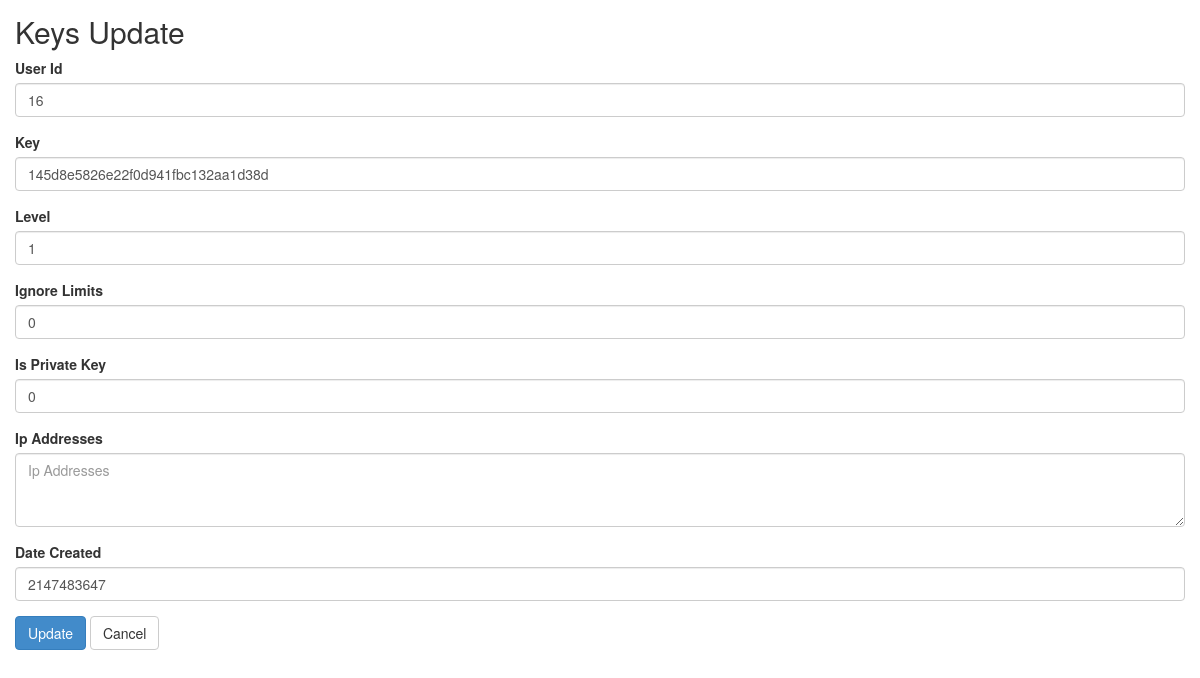
Screenshot of /index.php/keys/update/6 with the database file from the repository.
### tables this page shows
CREATE TABLE `keys` (
  `id` int(11) NOT NULL,
  `user_id` int(11) NOT NULL,
  `key` varchar(40) NOT NULL,
  `level` int(2) NOT NULL DEFAULT 1,
  `ignore_limits` tinyint(1) NOT NULL DEFAULT 0,
  `is_private_key` tinyint(1) NOT NULL DEFAULT 0,
  `ip_addresses` text DEFAULT NULL,
  `date_created` int(11) NOT NULL DEFAULT current_timestamp()
);

### application/controllers/Keys.php (called while the page is built, shortened)
<?php
class Keys extends CI_Controller
{
    function __construct()
    {
        $this->load->model('Keys_model');
        $this->load->library('form_validation');
    }
    public function update($id)
    {
        $row = $this->Keys_model->get_by_id($id);
        if ($row) {
            $data = array(
                'button' => 'Update',
                'action' => site_url('keys/update_action'),
		'id' => set_value('id', $row->id),
		'user_id' => set_value('user_id', $row->user_id),
		'key' => set_value('key', $row->key),
		'level' => set_value('level', $row->level),
		'ignore_limits' => set_value('ignore_limits', $row->ignore_limits),
		'is_private_key' => set_value('is_private_key', $row->is_private_key),
		'ip_addresses' => set_value('ip_addresses', $row->ip_addresses),
		'date_created' => set_value('date_created', $row->date_created),
	    );
            $this->load->view('keys/keys_form', $data);
        } else {
            $this->session->set_flashdata('message', 'Record Not Found');
            redirect(site_url('keys'));
        }
    }
}

### index.php (called while the page is built, shortened)
<?php
require_once BASEPATH.'core/CodeIgniter.php';

### application/models/Keys_model.php (called while the page is built, shortened)
<?php
class Keys_model extends CI_Model
{
    public $table = 'keys';
    public $id = 'id';
    function get_by_id($id)
    {
        $this->db->where($this->id, $id);
        return $this->db->get($this->table)->row();
    }
}

### application/views/keys/keys_form.php (the view, shortened to what this page needs)
<!doctype html>
<html>
    <head>
        <link rel="stylesheet" href="<?php echo base_url('assets/bootstrap/css/bootstrap.min.css') ?>"/>
    </head>
    <body>
        <h2 style="margin-top:0px">Keys <?php echo $button ?></h2>
        <form action="<?php echo $action; ?>" method="post">
	    <div class="form-group">
            <label for="int">User Id <?php echo form_error('user_id') ?></label>
            <input type="text" class="form-control" name="user_id" id="user_id" placeholder="User Id" value="<?php echo $user_id; ?>" />
        </div>
	    <div class="form-group">
            <label for="varchar">Key <?php echo form_error('key') ?></label>
            <input type="text" class="form-control" name="key" id="key" placeholder="Key" value="<?php echo $key; ?>" />
        </div>
	    <div class="form-group">
            <label for="int">Level <?php echo form_error('level') ?></label>
            <input type="text" class="form-control" name="level" id="level" placeholder="Level" value="<?php echo $level; ?>" />
        </div>
	    <div class="form-group">
            <label for="tinyint">Ignore Limits <?php echo form_error('ignore_limits') ?></label>
            <input type="text" class="form-control" name="ignore_limits" id="ignore_limits" placeholder="Ignore Limits" value="<?php echo $ignore_limits; ?>" />
        </div>
	    <div class="form-group">
            <label for="tinyint">Is Private Key <?php echo form_error('is_private_key') ?></label>
            <input type="text" class="form-control" name="is_private_key" id="is_private_key" placeholder="Is Private Key" value="<?php echo $is_private_key; ?>" />
        </div>
	    <div class="form-group">
            <label for="ip_addresses">Ip Addresses <?php echo form_error('ip_addresses') ?></label>
            <textarea class="form-control" rows="3" name="ip_addresses" id="ip_addresses" placeholder="Ip Addresses"><?php echo $ip_addresses; ?></textarea>
        </div>
	    <div class="form-group">
            <label for="int">Date Created <?php echo form_error('date_created') ?></label>
            <input type="text" class="form-control" name="date_created" id="date_created" placeholder="Date Created" value="<?php echo $date_created; ?>" />
        </div>
	    <button type="submit" class="btn btn-primary"><?php echo $button ?></button>
	    <a href="<?php echo site_url('keys') ?>" class="btn btn-default">Cancel</a>
	</form>
    </body>
</html>

### application/views/keys/keys_form.php (style rules this page uses)
body { padding: 15px; }

### rows the page displays
keys: user_id "16", key "145d8e5826e22f0d941fbc132aa1d38d", level "1", ignore_limits "0", is_private_key "0", date_created "2147483647"

### other values shown
$button "Update"
